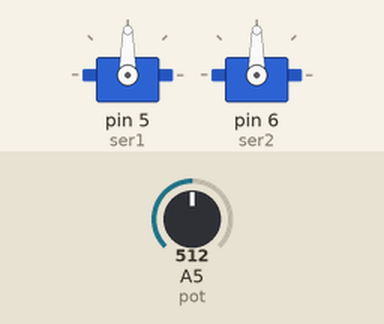
A sketch run on a simulated Arduino Uno, built with avr-gcc and run on an emulated ATmega328P. Shown: 2 × servo. Inputs (shaded band) come from the test bench; at power-on: A5 (pot) = 512. What the sketch prints to the serial monitor is not drawn.

Above: at 1.2 s.
1.3 s: A5 (pot) set to 716
At 2.0 s:
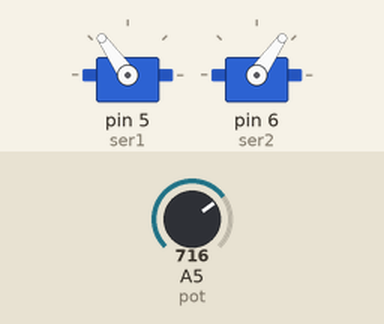
2.8 s: A5 (pot) set to 900
At 3.1 s:
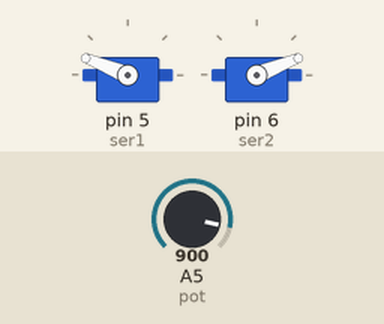
4.3 s: A5 (pot) set to 1023
At 5.3 s:
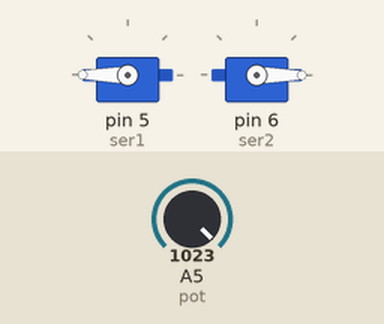
5.8 s: A5 (pot) set to 306
At 6.4 s:
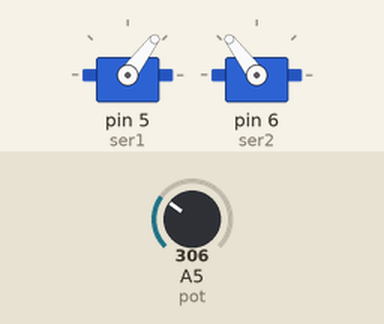
7.3 s: A5 (pot) set to 122
At 8.5 s:
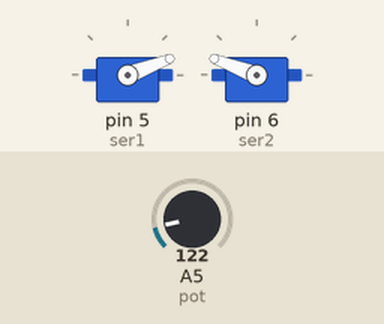
8.8 s: A5 (pot) set to 0
At 9.9 s:
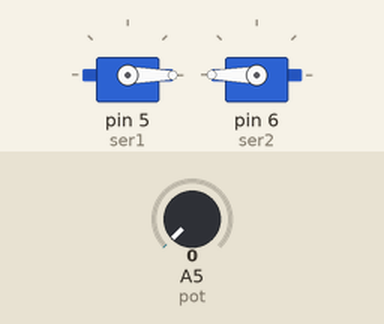
Timing chart, 0 to 11.3 s (numbered marks = the images above; inputs shaded):
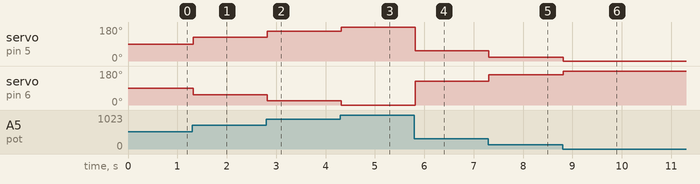

The sketch:

exquisite_snicket_waasa1.ino
```cpp
// C++ code
//
#include <Servo.h>

int pot = A5;
int ser1 = 5;
int ser2 = 6;
Servo s1;
Servo s2;


void setup()
{
	s1.attach(ser1);
	s2.attach(ser2);
	Serial.begin(9600);
}

void loop()
{

  	int potValue = analogRead(pot);
  	Serial.println(potValue);
  	int out = map(potValue, 0, 1023, 0, 180);

  	Serial.println(out);
  	s2.write(180-out);
	s1.write(out);
}
```

Measured:
- after the input at 1.3 s, servo on pin 5 (ser1): 90° → 125° at once; servo on pin 6 (ser2): 90° → 55° at once
- after the input at 2.8 s, servo on pin 5 (ser1): 125° → 158° at once; servo on pin 6 (ser2): 55° → 22° at once
- after the input at 4.3 s, servo on pin 5 (ser1): 158° → 180° at once; servo on pin 6 (ser2): 22° → 0° at once
- after the input at 5.8 s, servo on pin 5 (ser1): 180° → 53° at once; servo on pin 6 (ser2): 0° → 127° at once
- after the input at 7.3 s, servo on pin 5 (ser1): 53° → 21° at once; servo on pin 6 (ser2): 127° → 159° at once
- after the input at 8.8 s, servo on pin 5 (ser1): 21° → 0° at once; servo on pin 6 (ser2): 159° → 180° at once
